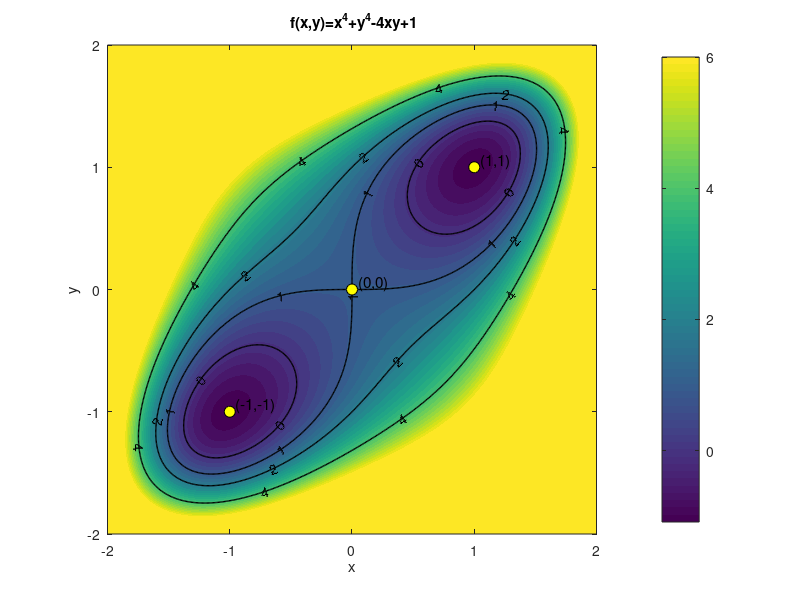

Here is the MATLAB script that generated this plot:
% Contour plot of f(x,y) = x^4 + y^4 - 4*x.*y + 1
clear; close all; clc

x = linspace(-2,2,400);
y = linspace(-2,2,400);
[X,Y] = meshgrid(x,y);

F = X.^4 + Y.^4 - 4.*X.*Y + 1;

% contour levels (include level -1)
levels = linspace(-2,6,36);

figure('Units','normalized','Position',[0.1 0.1 0.6 0.6])
contourf(X,Y,F,levels,'LineColor','none')   % filled contours
hold on
%contour lines and label some
[CC,hc] = contour(X,Y,F,[-1 0 1 2 4],'LineColor','k','LineWidth',1);
clabel(CC,hc,'FontSize',10,'Color','k')

% highlight the global-min contour f = -1
contour(X,Y,F,[-1 -1],'LineColor','r','LineWidth',2)

crit = [0 0; 1 1; -1 -1];
plot(crit(:,1),crit(:,2),'ko','MarkerFaceColor','y','MarkerSize',8)
text(crit(1,1)+0.05,crit(1,2)+0.05,'(0,0)','FontSize',11)
text(crit(2,1)+0.05,crit(2,2)+0.05,'(1,1)','FontSize',11)
text(crit(3,1)+0.05,crit(3,2)+0.05,'(-1,-1)','FontSize',11)

axis equal
xlim([-2 2]); ylim([-2 2]);
xlabel('x'); ylabel('y')
title(' f(x,y)=x^4+y^4-4xy+1')
colorbar
hold off
